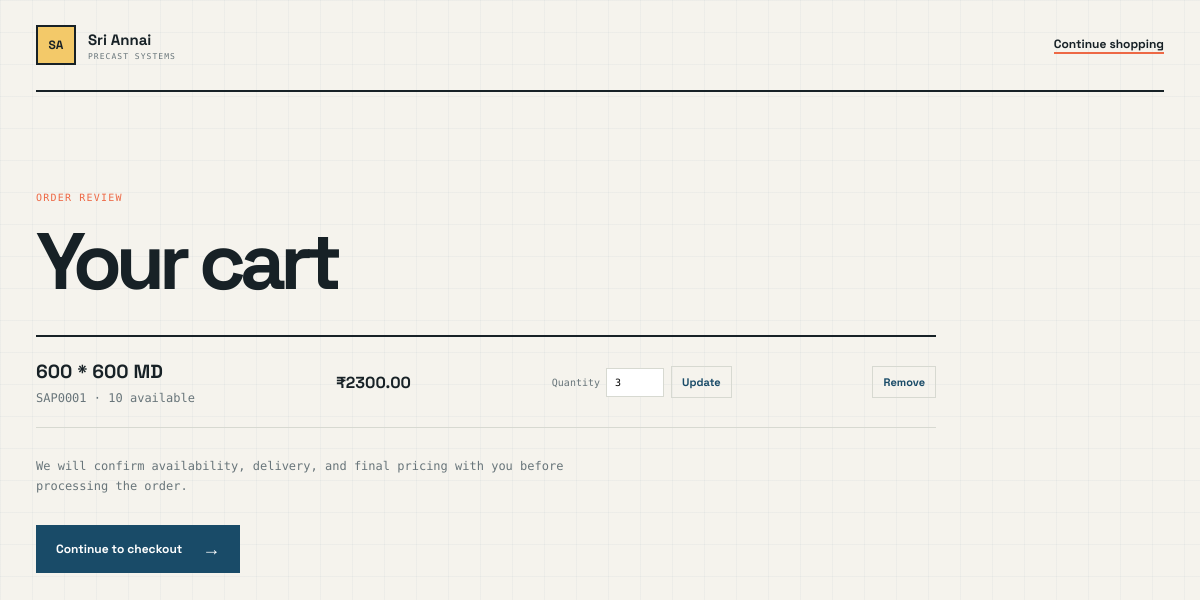
Screenshot of /cart/ (signed in) with the database file from the repository.
### cart/models.py (models this page shows, shortened)
class CartItem(models.Model):
    cart = models.ForeignKey(
        Cart,
        on_delete=models.CASCADE,
        related_name='items'
    )
    product = models.ForeignKey(
        Product,
        on_delete=models.CASCADE,
        related_name='cart_items'
    )
    quantity = models.PositiveIntegerField(
        default=1
    )
    added_at = models.DateTimeField(
        auto_now_add=True
    )
    updated_at = models.DateTimeField(
        auto_now=True
    )
    class Meta:
        constraints = [
            models.UniqueConstraint(
                fields=['cart', 'product'],
                name='unique_product_per_cart'
            )
        ]

### product/models.py (models this page shows, shortened)
class Product(models.Model):
    name = models.CharField(
        max_length=200
    )
    product_code = models.CharField(
        max_length=50,
        unique=True
    )
    description = models.TextField(
        blank=True
    )
    size = models.CharField(
        max_length=100,
        blank=True
    )
    load_capacity = models.CharField(
        max_length=100,
        blank=True
    )
    material = models.CharField(
        max_length=100,
        default="SFRC"
    )
    price = models.DecimalField(
        max_digits=10,
        decimal_places=2,
        null=True,
        blank=True
    )
    image = models.ImageField(
        upload_to='products/',
        blank=True,
        null=True
    )
    stock = models.PositiveIntegerField(
        default=0
    )
    is_available = models.BooleanField(
        default=True
    )
    created_at = models.DateTimeField(
        auto_now_add=True
    )
    updated_at = models.DateTimeField(
        auto_now=True
    )

### cart/views.py (the view)
# urls.py: path('', views.cart_detail, name='detail'),
@login_required(login_url='login')
def cart_detail(request):
	cart, _ = Cart.objects.get_or_create(user=request.user)
	items = cart.items.select_related('product')
	return render(
		request,
		'cart/cart.html',
		{
			'cart': cart,
			'items': items,
		}
	)

### templates/cart/cart.html (shortened to what this page needs)
{% load static %}
<!DOCTYPE html>
<html lang="en">
<head>
    <link rel="stylesheet" href="{% static 'home.css' %}">
</head>
<body>
    <header class="site-header">
        <a class="wordmark" href="{% url 'home' %}">
            <span class="wordmark-mark">SA</span>
            <span><strong>Sri Annai</strong><small>PRECAST SYSTEMS</small></span>
        </a>
        <a class="text-link" href="{% url 'home' %}#products">Continue shopping</a>
    </header>
    <main>
        <section class="cart-page">
            <p class="eyebrow">Order review</p>
            <h1>Your cart</h1>
            {% if items %}
                <div class="cart-list">
                    {% for item in items %}
                        <div class="cart-row">
                            <div><h2><a href="{% url 'product:detail' item.product.id %}">{{ item.product.name }}</a></h2><p>{{ item.product.product_code }} · {{ item.product.stock }} available</p></div>
                            <strong>{% if item.product.price %}₹{{ item.product.price|floatformat:2 }}{% else %}Price on request{% endif %}</strong>
                            <form method="post" action="{% url 'cart:update_item' item.id %}">
                                <label>Quantity <input type="number" name="quantity" value="{{ item.quantity }}" min="0" max="{{ item.product.stock }}"></label>
                                <button type="submit">Update</button>
                            </form>
                            <form method="post" action="{% url 'cart:remove_item' item.id %}">
                                <button type="submit">Remove</button>
                            </form>
                        </div>
                    {% endfor %}
                </div>
                <p class="cart-note">We will confirm availability, delivery, and final pricing with you before processing the order.</p>
                <a class="button button-primary" href="{% url 'order:checkout' %}">Continue to checkout <span aria-hidden="true">&#8594;</span></a>
            {% else %}
                <p class="empty-products">Your cart is empty.</p>
            {% endif %}
        </section>
    </main>
</body>
</html>

### static/home.css (style rules this page uses)
:root { --ink:#172126;--muted:#68757a;--paper:#f5f3ed;--panel:#fffdf8;--line:#d7d9d1;--orange:#ed6845;--blue:#194b68;--yellow:#f3c969 }
* { box-sizing:border-box }
html { scroll-behavior:smooth }
body { margin:0;color:var(--ink);background:var(--paper);font-family:'Space Grotesk',sans-serif;background-image:linear-gradient(rgba(25,75,104,.035) 1px,transparent 1px),linear-gradient(90deg,rgba(25,75,104,.035) 1px,transparent 1px);background-size:32px 32px }
a,button,input,textarea { font:inherit }
a { transition:.2s }
.site-header,main,.site-footer { width:min(1220px,calc(100% - 72px));margin:auto }
.site-header { display:flex;align-items:center;justify-content:space-between;padding:25px 0;border-bottom:2px solid var(--ink) }
.wordmark { display:flex;align-items:center;gap:12px;color:var(--ink);text-decoration:none }
.wordmark-mark { display:grid;place-items:center;width:40px;height:40px;color:var(--ink);background:var(--yellow);border:2px solid var(--ink);font-size:12px;font-weight:700 }
.wordmark strong,.wordmark small { display:block }
.wordmark strong { font-size:15px }
.wordmark small { margin-top:3px;color:var(--muted);font-family:'DM Mono',monospace;font-size:8px;letter-spacing:.13em }
.eyebrow { margin:0 0 20px;color:var(--orange);font-family:'DM Mono',monospace;font-size:10px;letter-spacing:.12em;text-transform:uppercase }
.button { display:inline-flex;align-items:center;justify-content:center;gap:20px;padding:14px 18px;color:#fff;background:var(--blue);border:2px solid var(--blue);font-size:12px;font-weight:700;text-decoration:none;cursor:pointer }
.button span { font-size:18px;line-height:0 }
.text-link { color:var(--ink);font-size:12px;font-weight:700;text-decoration:none;border-bottom:2px solid var(--orange) }
.cart-page { max-width:900px;padding:100px 0 130px }
.cart-page h1 { margin:0 0 36px;font-size:clamp(44px,7vw,80px);line-height:.95;letter-spacing:-.075em }
.cart-list { border-top:2px solid var(--ink) }
.cart-row { display:flex;justify-content:space-between;gap:24px;align-items:center;padding:22px 0;border-bottom:1px solid var(--line) }
.cart-row h2 { margin:0 0 7px;font-size:19px }
.cart-row p,.cart-note { margin:0;color:var(--muted);font-family:'DM Mono',monospace;font-size:12px }
.cart-row>strong { white-space:nowrap }
.cart-row h2 a { color:inherit;text-decoration:none }
.cart-row form { display:flex;gap:7px;align-items:center }
.cart-row label { color:var(--muted);font-family:'DM Mono',monospace;font-size:10px;white-space:nowrap }
.cart-row input { width:58px;padding:8px;border:1px solid var(--line);background:#fff }
.cart-row button { padding:8px 10px;color:var(--blue);background:transparent;border:1px solid var(--line);cursor:pointer;font-size:11px;font-weight:700 }
.cart-note { max-width:560px;margin:28px 0;line-height:1.7 }

### rows the page displays
CartItem: product.name "600 * 600 MD", product.product_code "SAP0001", product.stock "10", product.price "2300.00", quantity "3"
